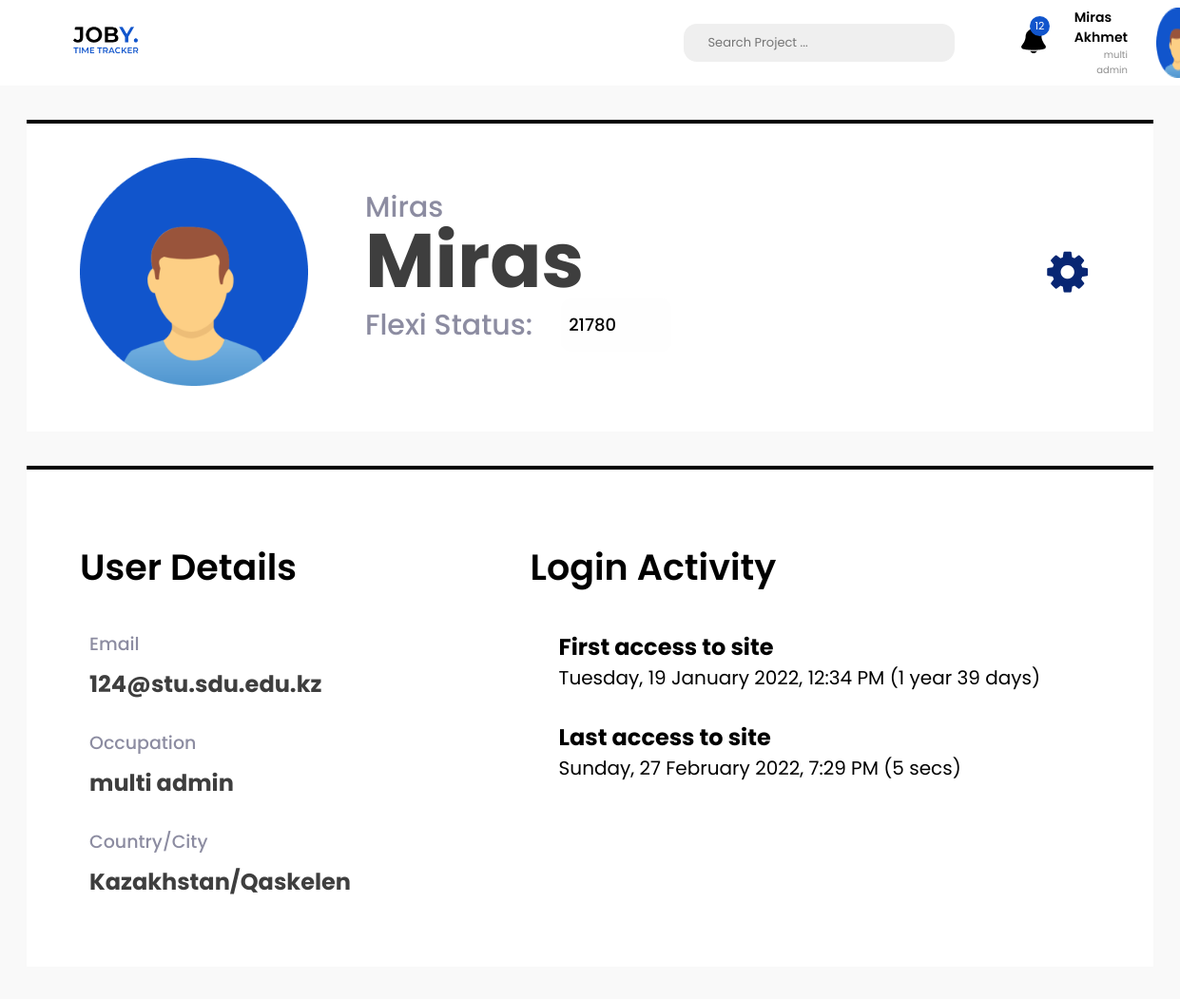
The page /profile (signed in) on the database its author committed.
### models.py (models this page shows, shortened)
class Employee(db.Model,UserMixin):
    id = db.Column(db.Integer(),primary_key = True)
    login_id = db.Column(db.String(10),unique = True,nullable = False)
    name = db.Column(db.String(100),nullable = False)
    surname = db.Column(db.String(100),nullable = False)
    profession = db.Column(db.String(30),nullable = False)
    password = db.Column(db.String(40),nullable  = False)
    flex_status =db.relationship('FlexStatus',backref = 'flex_status')

### views.py (the view)
@app.route('/profile', methods=['POST', 'GET'])
def profile_page():
    user = current_user
    flx = FlexStatus.query.order_by(desc(FlexStatus.enterTime)).filter_by(
        employee_id=current_user.id).first().get_status()
    print(flx)
    return render_template('profile.html', user=user, flex=flx)

### models.py (called while the page is built)
@login_manager.user_loader
def load_user(user_id):
    return Employee.query.get(user_id)

    def get_status(self):
        tmp = self.exitTime - self.enterTime
        return tmp.seconds

### templates/profile.html (shortened to what this page needs)
<!DOCTYPE html>
<html lang="en">
<head>
 <link rel="stylesheet" href="{{ url_for('static',filename = 'styles/profile_style.css') }}">
 <link rel="stylesheet" href="https://cdnjs.cloudflare.com/ajax/libs/font-awesome/4.7.0/css/font-awesome.min.css">
</head>
<body>
 <nav>
  <a href="/home" class="logo_container">
   <img src="static/images/logo.png" alt="logo">
  </a>
  <div class="search">
   Search Project ...
  </div>
  <div class="notifications">
   <img src="static/images/bell.png" alt="">
   <div class="notification_numb">12</div>
  </div>
  <div class="profile_info">
   <div class="name_profession">
    <div class="name_surname">{{ user.name }} {{ user.surname }}</div>
    <div class="profession">{{ user.profession }}</div>
   </div>
   <img src="static/images/profile_photo.png" alt="" class="profile_photo">
  </div>
 </nav>
 <section class="main_content">
  <section class="profile_general_info">
   <div class="big_profile_info">
    <img src="static/images/big_profile_photo.png" alt="" class="big_profile_photo">
    <div class="profile_name">
     <div class="header">{{ user.name.capitalize() }}</div>
     <div class="name">{{user.name }}</div>
     <div class="header flexi">Flexi Status:
      <div class="flexi_status w_card">{{flex}}</div>
     </div>
    </div>
   </div>
   <i class="fa fa-gear"></i>
  </section>
  <section class="profile_general_info second">
   <div class="user_details">
    <h1>User Details</h1>
    <div class="gray">Email</div>
    <div class="bold">{{user.login_id}}@stu.sdu.edu.kz</div>
    <div class="gray">Occupation</div>
    <div class="bold">{{user.profession}}</div>
    <div class="gray">Country/City</div>
    <div class="bold">Kazakhstan/Qaskelen</div>
   </div>
   <div class="login_activity">
    <h1>Login Activity</h1>
    <div class="bold">First access to site</div>
    <div class="txt">Tuesday, 19 January 2022, 12:34 PM (1 year 39 days)</div>
    <div class="bold">Last access to site</div>
    <div class="txt">Sunday, 27 February 2022, 7:29 PM (5 secs)</div>
   </div>
  </section>
 </section>
</body>
</html>

### static/styles/profile_style.css (style rules this page uses)
body { margin: 0; padding: 0; font-family: Poppins; background-color: #f9f9f9; padding-bottom: 200px; }
nav { height: 90px; background-color: #fff; display: flex; align-items: center; padding-left: 70px; }
.logo_container img { height: auto; width: 100%; max-width: 128px !important; }
.search { width: 408px; height: 40px; background-color: #efefef; border-radius: 14px; display: flex; align-items: center; color: #757575; padding-left: 25px; font-size: 13px; margin-left: 35.5rem; }
.notifications { position: relative; margin-right: 1.8rem; margin-left: 4.3rem; }
.notification_numb { background-color: #1155CC; width: 21px; height: 21px; color: #fff; border-radius: 15px; font-size: 11px; box-sizing: border-box; display: flex; align-items: center; justify-content: center; position: absolute; left: 10px; top: -11px; }
.profile_info { display: flex; cursor: pointer; }
.profile_photo { width: 100%; height: auto; max-width: 46px; }
.name_surname { font-weight: 600; font-size: 14px; }
.profession { color: #8f8f8f; font-size: 10px; text-align: right; }
.name_profession { margin-right: 30px; }
.profile_general_info { padding: 36px 69px 48px 56px; margin: 36px 28px 0 28px; background-color: #fff; border-top: 4px solid #000000; justify-content: space-between; }
.profile_name .header { font-weight: 500; font-size: 30px; line-height: 32px; color: #8C8CA1; }
.profile_name .name { font-weight: 700; font-size: 80px; line-height: 80px; color: #3E3E3E; }
.big_profile_info, .profile_general_info, .flexi { display: flex; align-items: center; }
.big_profile_info .big_profile_photo { width: 100%; height: auto; max-width: 240px; margin-right: 60px; }
.flexi_status { padding: 12px 8px; border-radius: 10px; font-size: large; margin-left: 30px; color: #000; }
.w_card { background: #f3f4f326; width: 100px; }
.fa-gear { font-size: 50px !important; color: #082673; cursor: pointer; }
.user_details h1, .login_activity h1 { font-weight: 600; font-size: 38px; }
.user_details .gray { font-weight: 500; font-size: 19px; color: #8C8CA1; margin-bottom: 10px; margin-left: 10px; }
.user_details .bold { font-weight: 700; font-size: 24px; color: #3E3E3E; margin-bottom: 30px; margin-left: 10px; }
.second { align-items: flex-start; }
.login_activity { margin-right: 50px; }
.login_activity .bold { font-weight: 700; font-size: 24px; margin-left: 30px; }
.login_activity .txt { font-weight: 400; font-size: 20px; margin-bottom: 30px; margin-left: 30px; }

### rows shown on the page
Employee: name "Miras", surname "Akhmet", profession "multi admin", login_id "124"

### other values the page prints
{{ flex }} "21780"
